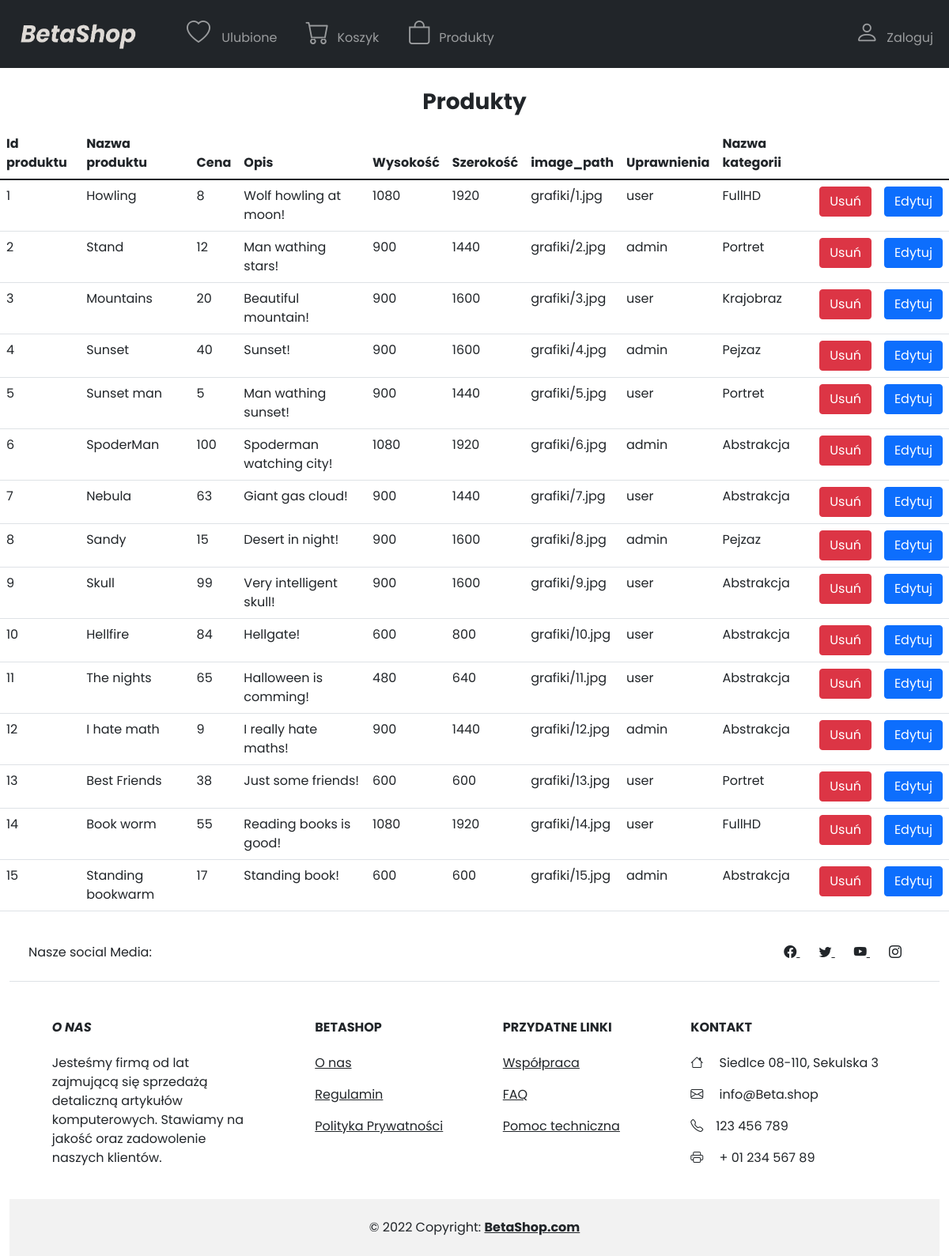
/products.php, run on the app's committed database.
### tables this page shows
create table if not EXISTS pictures (
    picture_id int AUTO_INCREMENT not null,
    pic_name varchar(255) not null,
    price double unsigned,
    description text,
    height int unsigned,
    width int unsigned,
    image_path VARCHAR(255),
    privileges varchar(64),
    category varchar(255),
    author_name varchar(255),
    PRIMARY KEY (picture_id)
);

### products.php (the view, shortened to what this page needs)
<!DOCTYPE html>
<html lang=pl>
<head>
    <?php
    require("bootstrapConnection.php");
    require("connection.php");
    ?>
</head>
<body>
    <?php
    require("navbar.php");
    ?>
    <main>
        <div class="col-12">
            <h3 class="my-3 text-center"><b>Produkty</b></h3>
            <table class="table">
                <thead class="thead-dark">
                    <tr>
                        <th scope="col">Id produktu</th>
                        <th scope="col">Nazwa produktu</th>
                        <th scope="col">Cena</th>
                        <th scope="col">Opis</th>
                        <th scope="col">Wysokość</th>
                        <th scope="col">Szerokość</th>
                        <th scope="col">image_path</th>
                        <th scope="col">Uprawnienia</th>
                        <th scope="col">Nazwa kategorii</th>
                    </tr>
                </thead>
                <tbody>
                    <?php
                    $zapytanie = $conn->query("SELECT * FROM pictures");
                    while ($row = $zapytanie->fetch()) {
                    ?>
                        <tr>
                            <td> <?= $row['picture_id'] ?> </td>
                            <td> <?= $row['pic_name'] ?> </td>
                            <td> <?= $row['price'] ?> </td>
                            <td> <?= $row['description'] ?> </td>
                            <td> <?= $row['height'] ?> </td>
                            <td> <?= $row['width'] ?> </td>
                            <td> <?= $row['image_path'] ?> </td>
                            <td> <?= $row['privileges'] ?> </td>
                            <td> <?= $row['category'] ?> </td>
                            <td><a href="usuwanie.php?pic=<?= $row['picture_id'] ?>"><button type="button" class="btn btn-danger">Usuń</button></a></td>
                            <td><a href="edytowanie.php?pic=<?= $row['picture_id'] ?>"><button type="button" class="btn btn-primary">Edytuj</button></a></td>
                        </tr>
                    <?php
                    }
                    ?>
                </tbody>
            </table>
        </div>
        <?php
        include("footer.php");
        ?>
    </main>
</body>
</html>

### main.css (style rules this page uses)
body { font-family: 'Poppins'; }

### data on the page
pictures: picture_id "1", pic_name "Howling", price "8", description "Wolf howling at moon!", height "1080", width "1920", image_path "grafiki/1.jpg", privileges "user", category "FullHD"
pictures: picture_id "2", pic_name "Stand", price "12", description "Man wathing stars!", height "900", width "1440", image_path "grafiki/2.jpg", privileges "admin", category "Portret"
pictures: picture_id "3", pic_name "Mountains", price "20", description "Beautiful mountain!", height "900", width "1600", image_path "grafiki/3.jpg", privileges "user", category "Krajobraz"
pictures: picture_id "4", pic_name "Sunset", price "40", description "Sunset!", height "900", width "1600", image_path "grafiki/4.jpg", privileges "admin", category "Pejzaz"
pictures: picture_id "5", pic_name "Sunset man", price "5", description "Man wathing sunset!", height "900", width "1440", image_path "grafiki/5.jpg", privileges "user", category "Portret"
pictures: picture_id "6", pic_name "SpoderMan", price "100", description "Spoderman watching city!", height "1080", width "1920", image_path "grafiki/6.jpg", privileges "admin", category "Abstrakcja"
pictures: picture_id "7", pic_name "Nebula", price "63", description "Giant gas cloud!", height "900", width "1440", image_path "grafiki/7.jpg", privileges "user", category "Abstrakcja"
pictures: picture_id "8", pic_name "Sandy", price "15", description "Desert in night!", height "900", width "1600", image_path "grafiki/8.jpg", privileges "admin", category "Pejzaz"
pictures: picture_id "9", pic_name "Skull", price "99", description "Very intelligent skull!", height "900", width "1600", image_path "grafiki/9.jpg", privileges "user", category "Abstrakcja"
pictures: picture_id "10", pic_name "Hellfire", price "84", description "Hellgate!", height "600", width "800", image_path "grafiki/10.jpg", privileges "user", category "Abstrakcja"
pictures: picture_id "11", pic_name "The nights", price "65", description "Halloween is comming!", height "480", width "640", image_path "grafiki/11.jpg", privileges "user", category "Abstrakcja"
pictures: picture_id "12", pic_name "I hate math", price "9", description "I really hate maths!", height "900", width "1440", image_path "grafiki/12.jpg", privileges "admin", category "Abstrakcja"
pictures: picture_id "13", pic_name "Best Friends", price "38", description "Just some friends!", height "600", width "600", image_path "grafiki/13.jpg", privileges "user", category "Portret"
pictures: picture_id "14", pic_name "Book worm", price "55", description "Reading books is good!", height "1080", width "1920", image_path "grafiki/14.jpg", privileges "user", category "FullHD"
pictures: picture_id "15", pic_name "Standing bookwarm", price "17", description "Standing book!", height "600", width "600", image_path "grafiki/15.jpg", privileges "admin", category "Abstrakcja"
